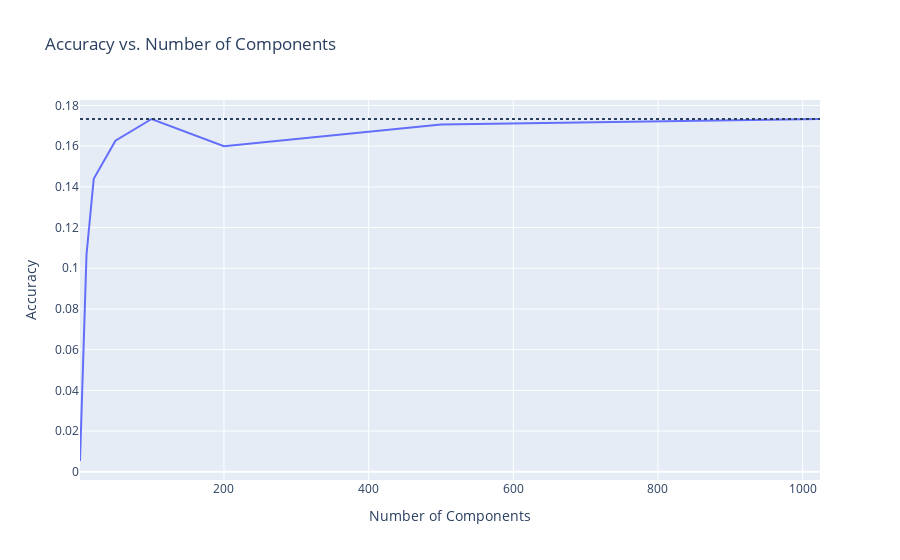
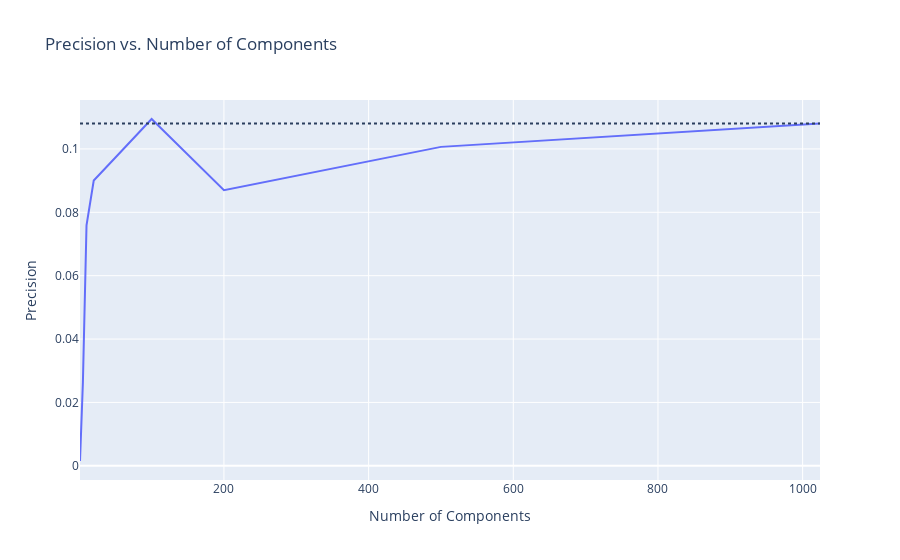
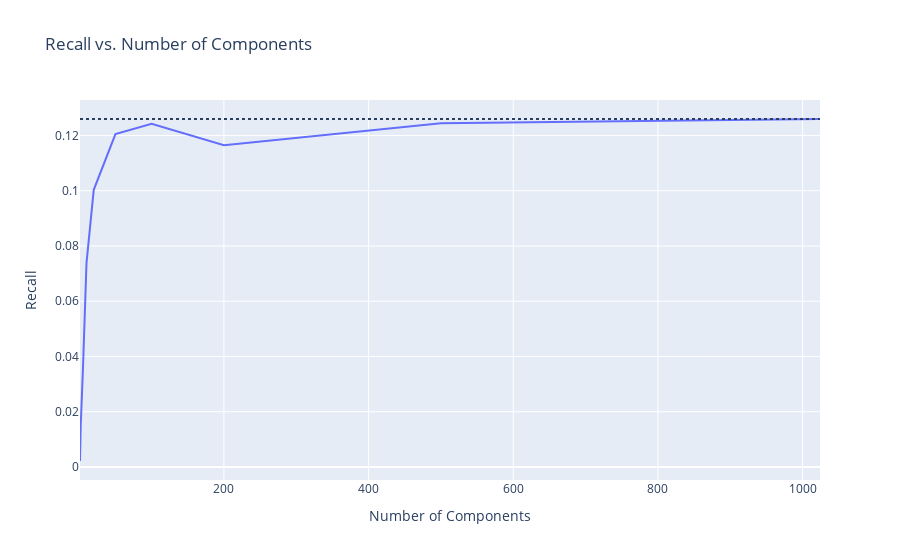
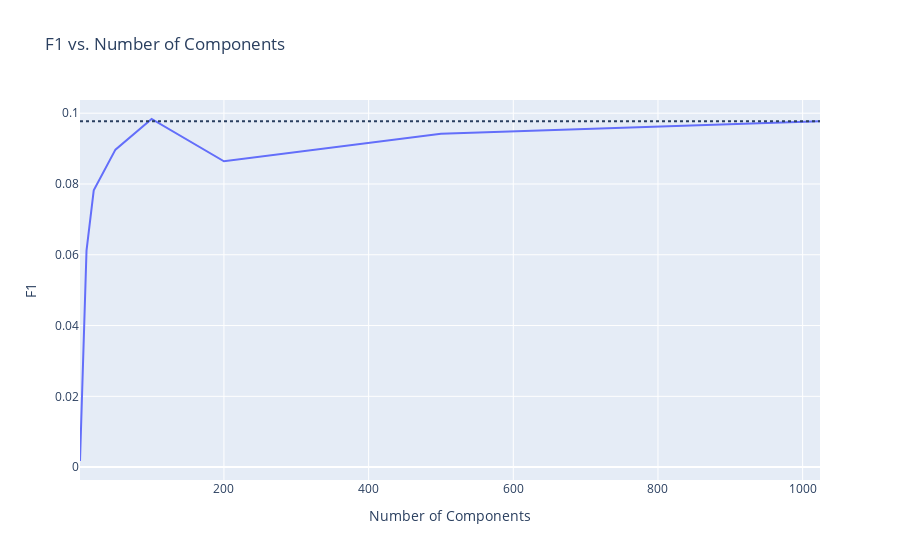

These figures' notebook cell, in order:
### Code cell
'''Plotting accuracy , precision , recall and f1 scores varying the number of components'''

acc_without , prec_without , recall_without , f1_without = KNNclassifier(resnet_feats , labels)
print("Accuracy of KNN classifier on ResNet features Without PCA: ", acc_without)
print("Precision of KNN classifier on ResNet features Without PCA: ", prec_without)
print("Recall of KNN classifier on ResNet features Without PCA: ", recall_without)
print("f1 of KNN classifier on ResNet features Without PCA: ", f1_without)


num_comps = [1, 2, 5, 10, 20, 50, 100, 200, 500, 1024]
accs = [] 
precs = []
recalls = []
f1s = []
for num_comp in num_comps:
    res = np.dot(P_res[:num_comp], res_reshaped)
    acc , prec , recall , f1 = KNNclassifier(res.T , labels)
    accs.append(acc)
    precs.append(prec)
    recalls.append(recall)
    f1s.append(f1)

fig = px.line(x=num_comps, y=accs, title='Accuracy vs. Number of Components')
fig.update_layout(xaxis_title='Number of Components', yaxis_title='Accuracy')
fig.add_hline(y=acc_without, line_dash="dot",)
fig.show()

fig = px.line(x=num_comps, y=precs, title='Precision vs. Number of Components')
fig.update_layout(xaxis_title='Number of Components', yaxis_title='Precision')
fig.add_hline(y=prec_without, line_dash="dot",)
fig.show()

fig = px.line(x=num_comps, y=recalls, title='Recall vs. Number of Components')
fig.update_layout(xaxis_title='Number of Components', yaxis_title='Recall')
fig.add_hline(y=recall_without, line_dash="dot",)
fig.show()

fig = px.line(x=num_comps, y=f1s, title='F1 vs. Number of Components')
fig.update_layout(xaxis_title='Number of Components', yaxis_title='F1')
fig.add_hline(y=f1_without, line_dash="dot",)
fig.show()

### Figure 1 — Plotly figure (JSON) as saved in the notebook; plotly's stock layout.template omitted (floating-point values rounded to 4 significant figures)
{"data": [{"hovertemplate": "x=%{x}<br>y=%{y}<extra></extra>", "legendgroup": "", "line": {"color": "#636efa", "dash": "solid"}, "mode": "lines", "name": "", "orientation": "v", "showlegend": false, "type": "scatter", "x": [1, 2, 5, 10, 20, 50, 100, 200, 500, 1024], "xaxis": "x", "y": [0.005333, 0.016, 0.05867, 0.1067, 0.144, 0.1627, 0.1733, 0.16, 0.1707, 0.1733], "yaxis": "y"}], "layout": {"legend": {"tracegroupgap": 0}, "shapes": [{"line": {"dash": "dot"}, "type": "line", "x0": 0, "x1": 1, "xref": "x domain", "y0": 0.1733, "y1": 0.1733, "yref": "y"}], "title": {"text": "Accuracy vs. Number of Components"}, "xaxis": {"anchor": "y", "domain": [0, 1], "title": {"text": "Number of Components"}}, "yaxis": {"anchor": "x", "domain": [0, 1], "title": {"text": "Accuracy"}}}}

### Figure 2 — Plotly figure (JSON) as saved in the notebook; plotly's stock layout.template omitted (floating-point values rounded to 4 significant figures)
{"data": [{"hovertemplate": "x=%{x}<br>y=%{y}<extra></extra>", "legendgroup": "", "line": {"color": "#636efa", "dash": "solid"}, "mode": "lines", "name": "", "orientation": "v", "showlegend": false, "type": "scatter", "x": [1, 2, 5, 10, 20, 50, 100, 200, 500, 1024], "xaxis": "x", "y": [0.001518, 0.007465, 0.02624, 0.07585, 0.09003, 0.09728, 0.1094, 0.08696, 0.1006, 0.108], "yaxis": "y"}], "layout": {"legend": {"tracegroupgap": 0}, "shapes": [{"line": {"dash": "dot"}, "type": "line", "x0": 0, "x1": 1, "xref": "x domain", "y0": 0.108, "y1": 0.108, "yref": "y"}], "title": {"text": "Precision vs. Number of Components"}, "xaxis": {"anchor": "y", "domain": [0, 1], "title": {"text": "Number of Components"}}, "yaxis": {"anchor": "x", "domain": [0, 1], "title": {"text": "Precision"}}}}

### Figure 3 — Plotly figure (JSON) as saved in the notebook; plotly's stock layout.template omitted (floating-point values rounded to 4 significant figures)
{"data": [{"hovertemplate": "x=%{x}<br>y=%{y}<extra></extra>", "legendgroup": "", "line": {"color": "#636efa", "dash": "solid"}, "mode": "lines", "name": "", "orientation": "v", "showlegend": false, "type": "scatter", "x": [1, 2, 5, 10, 20, 50, 100, 200, 500, 1024], "xaxis": "x", "y": [0.002143, 0.0151, 0.03489, 0.07392, 0.1003, 0.1206, 0.1243, 0.1165, 0.1244, 0.126], "yaxis": "y"}], "layout": {"legend": {"tracegroupgap": 0}, "shapes": [{"line": {"dash": "dot"}, "type": "line", "x0": 0, "x1": 1, "xref": "x domain", "y0": 0.126, "y1": 0.126, "yref": "y"}], "title": {"text": "Recall vs. Number of Components"}, "xaxis": {"anchor": "y", "domain": [0, 1], "title": {"text": "Number of Components"}}, "yaxis": {"anchor": "x", "domain": [0, 1], "title": {"text": "Recall"}}}}

### Figure 4 — Plotly figure (JSON) as saved in the notebook; plotly's stock layout.template omitted (floating-point values rounded to 4 significant figures)
{"data": [{"hovertemplate": "x=%{x}<br>y=%{y}<extra></extra>", "legendgroup": "", "line": {"color": "#636efa", "dash": "solid"}, "mode": "lines", "name": "", "orientation": "v", "showlegend": false, "type": "scatter", "x": [1, 2, 5, 10, 20, 50, 100, 200, 500, 1024], "xaxis": "x", "y": [0.001726, 0.00811, 0.02442, 0.06116, 0.07822, 0.08971, 0.09836, 0.0864, 0.09416, 0.09773], "yaxis": "y"}], "layout": {"legend": {"tracegroupgap": 0}, "shapes": [{"line": {"dash": "dot"}, "type": "line", "x0": 0, "x1": 1, "xref": "x domain", "y0": 0.09773, "y1": 0.09773, "yref": "y"}], "title": {"text": "F1 vs. Number of Components"}, "xaxis": {"anchor": "y", "domain": [0, 1], "title": {"text": "Number of Components"}}, "yaxis": {"anchor": "x", "domain": [0, 1], "title": {"text": "F1"}}}}
